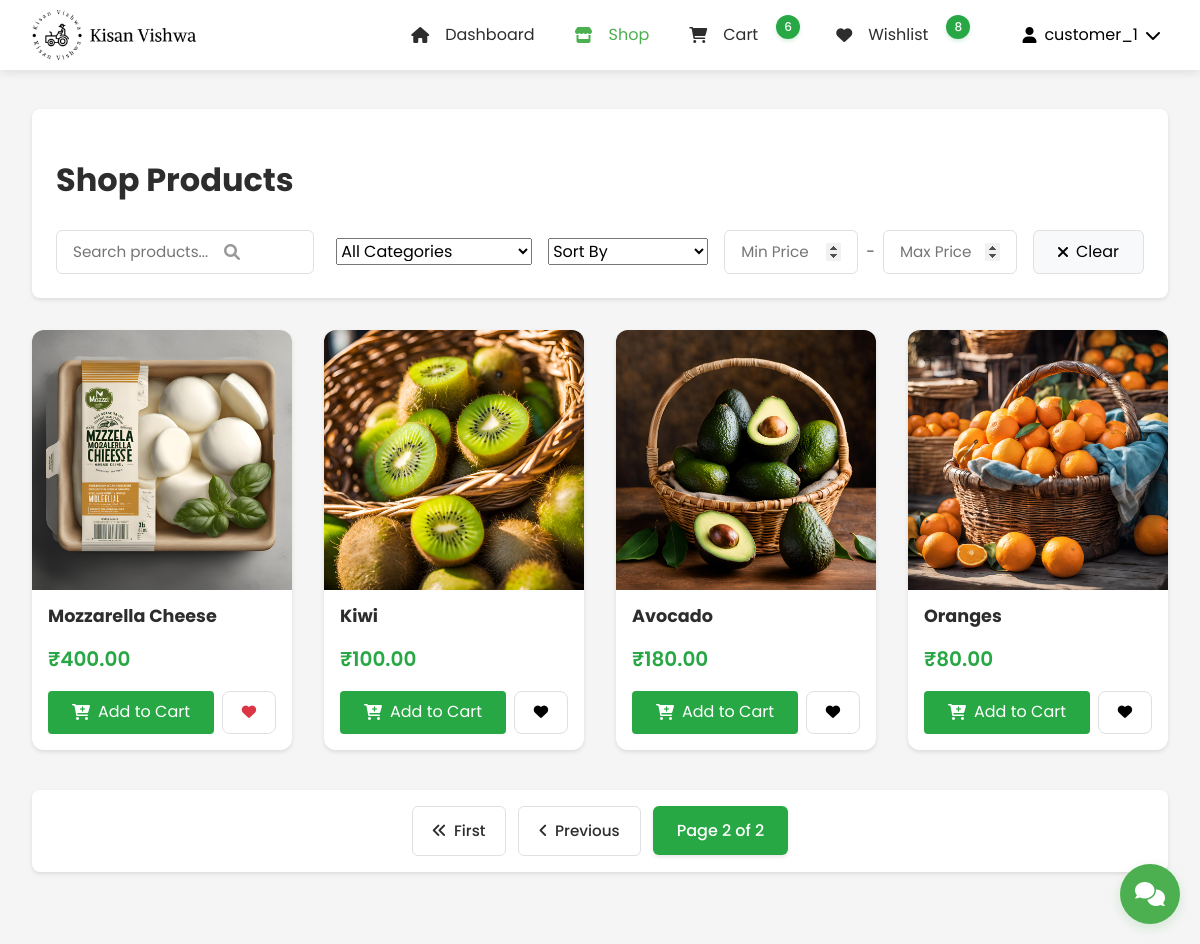
Page /customer/shop/?page=2 (signed in) on the earlier database version.
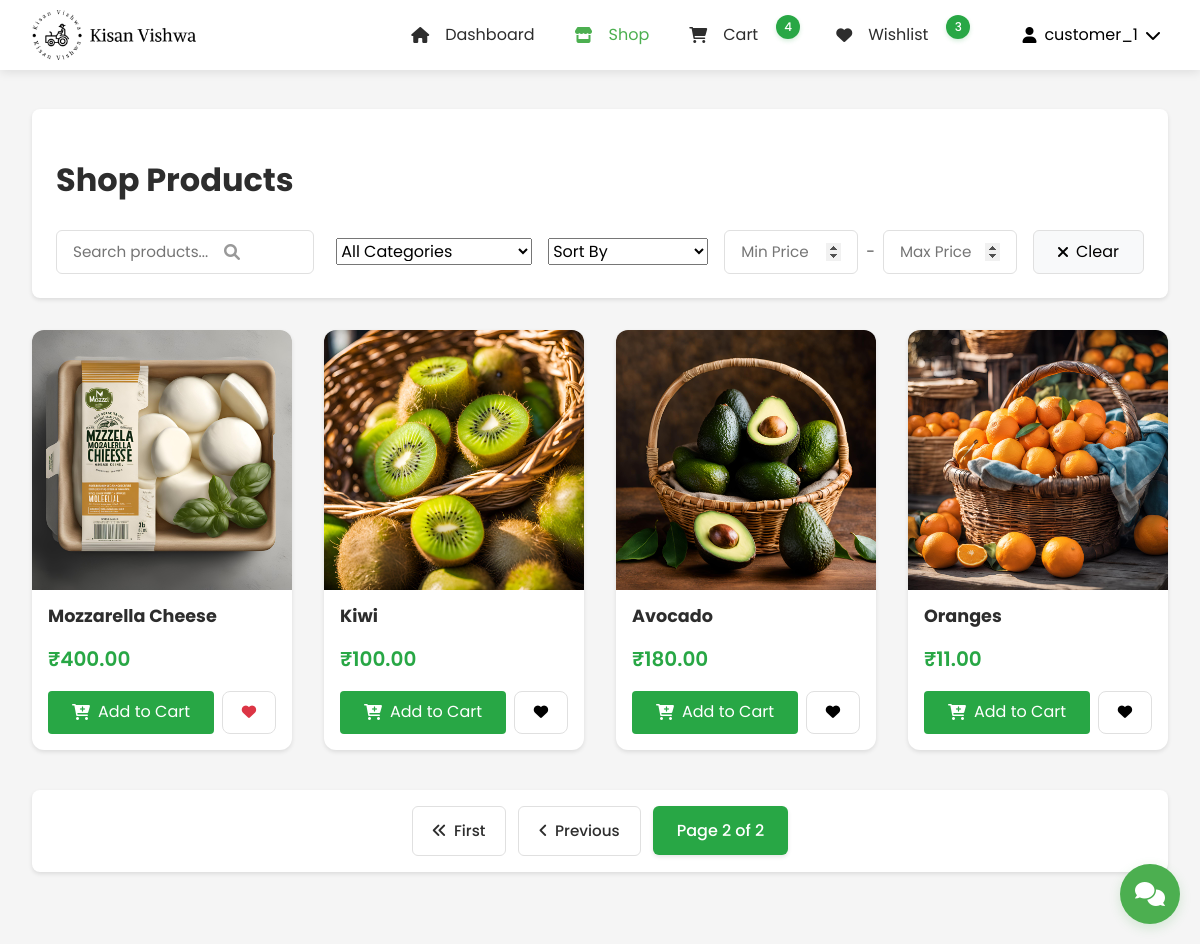
Same page on the later database version.
### product_app/models.py (models this page shows, shortened)
class Product(models.Model):
    CATEGORY_CHOICES = [
        ('vegetables', 'Vegetables'),
        ('fruits', 'Fruits'),
        ('grains', 'Grains'),
        ('dairy', 'Dairy'),
        ('tools', 'Tools & Equipment'),
        ('seeds', 'Seeds & Saplings'),
        ('pesticides', 'Pesticides & Fertilizers'),
        ('organic', 'Organic Products'),
        ('livestock', 'Livestock & Feed'),
        ('other', 'Other')
    ]
    name = models.CharField(max_length=200)
    category = models.CharField(max_length=100, choices=CATEGORY_CHOICES, default='other')
    price = models.DecimalField(max_digits=10, decimal_places=2)
    quantity = models.IntegerField()
    description = models.TextField()
    image = models.ImageField(
        upload_to='products/',
        null=True,
        blank=True
    )
    farmer = models.ForeignKey(User, on_delete=models.CASCADE)
    created_at = models.DateTimeField(auto_now_add=True)
    updated_at = models.DateTimeField(auto_now=True)
    is_featured = models.BooleanField(default=False)
    is_deleted = models.BooleanField(default=False)
    def get_image_url(self):
        if self.image and hasattr(self.image, 'url'):
            return self.image.url
        return static('images/default_product.jpg')

### customer_app/views.py (the view)
# urls.py: path('shop/', views.shop, name='shop'),
@login_required
def shop(request):
    products = Product.objects.filter(is_deleted=False)
    search_query = request.GET.get('search')
    if search_query:
        products = products.filter(
            Q(name__icontains=search_query) |
            Q(description__icontains=search_query) |
            Q(category__icontains=search_query)
        )
    categories = dict(Product.CATEGORY_CHOICES)
    category = request.GET.get('category')
    if category and category != 'all':
        products = products.filter(category=category)
    min_price = request.GET.get('min_price')
    max_price = request.GET.get('max_price')
    try:
        if min_price and min_price.strip():
            min_price = float(min_price)
            products = products.filter(price__gte=min_price)
        if max_price and max_price.strip():
            max_price = float(max_price)
            products = products.filter(price__lte=max_price)
    except ValueError:
        messages.error(request, 'Invalid price range entered')
    sort_by = request.GET.get('sort', 'default')
    if sort_by == 'price_low':
        products = products.order_by('price')
    elif sort_by == 'price_high':
        products = products.order_by('-price')
    elif sort_by == 'newest':
        products = products.order_by('-created_at')
    paginator = Paginator(products, 15)  # Show 15 products per page (3 rows × 5 columns)
    page = request.GET.get('page')
    products = paginator.get_page(page)
    wishlist_products = Product.objects.filter(wishlist__user=request.user)
    context = {
        'products': products,
        'categories': categories,
        'current_category': category,
        'current_sort': sort_by,
        'wishlist_products': wishlist_products,
        'min_price': min_price,
        'max_price': max_price
    }
    return render(request, 'customer_app/shop.html', context)

### customer_app/context_processors.py (called while the page is built, shortened)
def wishlist_and_cart_counts(request):
    if request.user.is_authenticated:
        cart_items = CartItem.objects.filter(user=request.user).select_related('product')
        wishlist_items = Wishlist.objects.filter(user=request.user)
        return {
            'cart_items_count': cart_items.count(),
            'cart_total': sum(item.total_price for item in cart_items),
            'wishlist_count': wishlist_items.count(),
            'wishlist_product_ids': set(item.product_id for item in wishlist_items)
        }

def wishlist_status(request):
    if request.user.is_authenticated:
        wishlist_items = Wishlist.objects.filter(user=request.user).select_related('product')
        return {
            'wishlist_product_ids': set(item.product.id for item in wishlist_items),
            'wishlist_products': [item.product for item in wishlist_items]
        }
    return {
        'wishlist_product_ids': set(),
        'wishlist_products': []
    }

### customer_app/models.py (called while the page is built)
    @property
    def total_price(self):
        return self.product.price * self.quantity

### product_app/templatetags/custom_filters.py (called while the page is built)
@register.filter(name='get_item')
def get_item(dictionary, key):
    return dictionary.get(key, '')

### customer_app/templates/customer_app/shop.html (shortened to what the changed rows need)
{% load static %}
{% load custom_filters %}
<!DOCTYPE html>
<html lang="en">
<head>
    <link rel="stylesheet" href="https://cdnjs.cloudflare.com/ajax/libs/normalize/8.0.1/normalize.min.css">
    <link rel="stylesheet" href="https://cdnjs.cloudflare.com/ajax/libs/font-awesome/6.0.0/css/all.min.css">
    <link rel="stylesheet" type="text/css" href="{% static 'css/CustomerNavBar.css' %}">
    <link rel="stylesheet" type="text/css" href="{% static 'css/customerdesign.css' %}">
    <link rel="stylesheet" type="text/css" href="{% static 'css/shop.css' %}">
    <link rel="stylesheet" href="{% static 'css/chat_widget.css' %}">
</head>
<body>
    {% include 'NavBar/CustomerNavBar.html' %}
    <div class="main-container">
        <main class="shop-container">
            <div class="shop-header">
                <h1>Shop Products</h1>
            </div>
            <div class="products-grid">
                {% for product in products %}
                <div class="product-card" data-product-id="{{ product.id }}">
                    <div class="product-image">
                        <img src="{{ product.get_image_url }}" alt="{{ product.name }}" loading="lazy">
                    </div>
                    <div class="product-details">
                        <h3>{{ product.name }}</h3>
                        <p class="product-price">₹{{ product.price }}</p>
                        <div class="product-actions">
                            <button class="add-to-cart-btn"
                                    onclick="addToCart('{{ product.id }}', this)"
                                    data-product-id="{{ product.id }}">
                                <i class="fas fa-cart-plus"></i> Add to Cart
                            </button>
                            <button class="add-to-wishlist" onclick="toggleWishlist('{{ product.id }}')" aria-label="Add to wishlist">
                                <i class="fas fa-heart {% if product in wishlist_products %}active{% endif %}"></i>
                            </button>
                        </div>
                    </div>
                </div>
                {% endfor %}
            </div>
        </main>
    </div>
</body>
</html>

### templates/NavBar/CustomerNavBar.html (shortened to what this page needs)
{% load static %}
<header class="site-header">
    <div class="header-container">
        <div class="brand">
            <a href="{% url 'customer_dashboard' %}" class="logo">
                <img src="{% static 'images/kisan_vishwa_logo.png' %}" alt="Kisan Vishwa Logo">
            </a>
        </div>
        <nav class="main-nav">
            <ul class="nav-list">
                <li>
                    <a href="{% url 'customer_dashboard' %}" class="nav-item {% if request.resolver_match.url_name == 'customer_dashboard' %}active{% endif %}">
                        <i class="fas fa-home"></i>
                        <span>Dashboard</span>
                    </a>
                </li>
                <li>
                    <a href="{% url 'shop' %}" class="nav-item {% if request.resolver_match.url_name == 'shop' %}active{% endif %}">
                        <i class="fas fa-store"></i>
                        <span>Shop</span>
                    </a>
                </li>
                <li>
                    <a href="{% url 'customer_cart' %}" class="nav-item {% if request.resolver_match.url_name == 'customer_cart' %}active{% endif %}">
                        <i class="fas fa-shopping-cart"></i>
                        <span>Cart</span>
                        {% if cart_items_count > 0 %}
                            <span class="badge">{{ cart_items_count }}</span>
                        {% endif %}
                    </a>
                </li>
                <li>
                    <a href="{% url 'customer_wishlist' %}" class="nav-item {% if request.resolver_match.url_name == 'customer_wishlist' %}active{% endif %}">
                        <i class="fas fa-heart"></i>
                        <span>Wishlist</span>
                        {% if wishlist_count > 0 %}
                            <span class="badge">{{ wishlist_count }}</span>
                        {% endif %}
                    </a>
                </li>
            </ul>
            <div class="user-menu">
                <button class="user-menu-toggle">
                    <div class="user-info">
                        {% if user.customer_profile.profile_picture %}
                            <img src="{{ user.customer_profile.profile_picture.url }}" alt="" class="user-avatar">
                        {% else %}
                            <i class="fas fa-user"></i>
                        {% endif %}
                        <span>{{ user.username }}</span>
                        <i class="fas fa-chevron-down"></i>
                    </div>
                </button>
            </div>
        </nav>
    </div>
</header>

Differences in the rows shown:
changed Product "Oranges": price "80.00" → "11.00"
Other differences:
{{ cart_items_count }}: "6" → "4"
{{ wishlist_count }}: "8" → "3"
